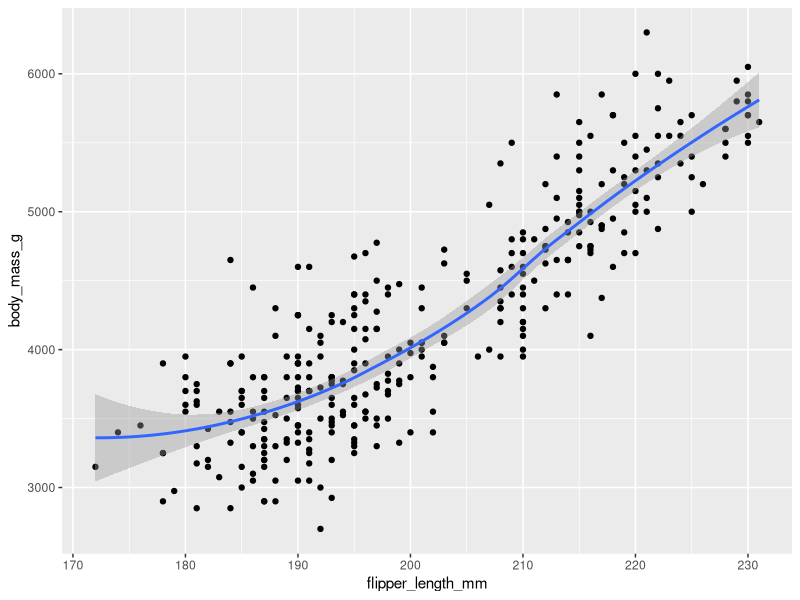

This figure's R source:
## ---- chunk 1
knitr::opts_chunk$set(echo = FALSE)
library(tidyverse)
library(palmerpenguins)
## ---- chunk 2
ggplot(data = penguins, aes(x = flipper_length_mm, y = body_mass_g)) +
  geom_point() +
  geom_smooth()
